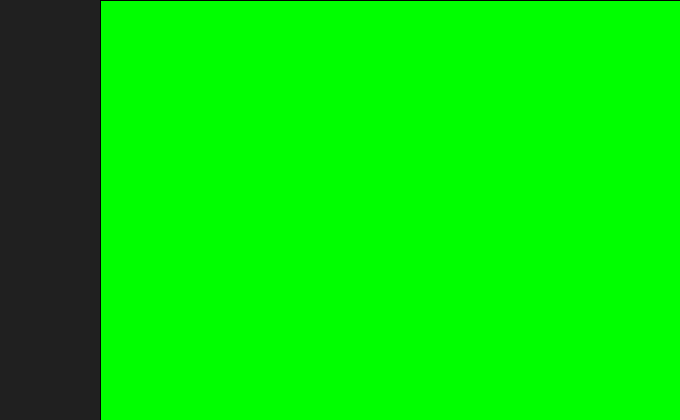
Frame 1 (no input)
Frame 60 (the mouse pressed at the canvas centre just before this capture): identical to frame 1, image omitted
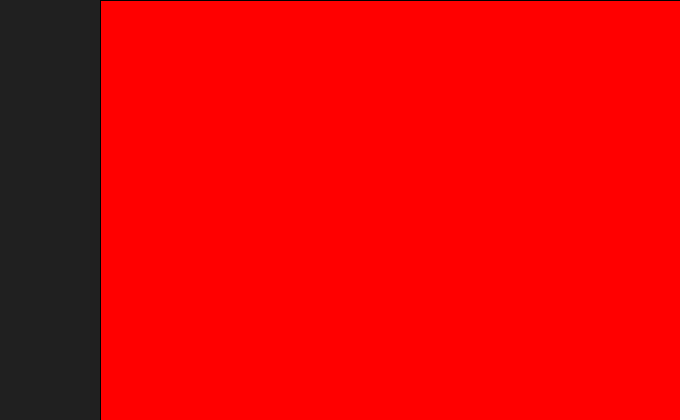
Frame 120 (the mouse held since frame 60 and released just before this capture)

The Processing sketch that drew these frames (run headless with seeded random() and noise(); from frame 60 on, the mouse is pressed at the canvas centre):

// Processing sketch: sketch_02_01_Regions
// ── sketch_02_01_Regions.pde
// 1. An int is short for integer. It is a primitive data type
//    in Java designed to hold whole numbers that have no
//    decimal point. You can name your integer variable whatever
//    you want, so I've named this one 'x1'.
int x1 = 100;

void setup() {
  size(680, 420);
  background(32);
  
  // 2. There are four rectMode possibilities:
  //    CENTER treats w/2 and h/2 as the rectangle's pivot / registration point,
  //           and draws -w/2, +w/2, -h/2, +h/2 dimensions from there.
  //    CORNER (default) treats the top left corner as the rectangle's pivot
  //                     and draws w and h dimensions from there.
  //    CORNERS draws the top left corner and the bottom right corner.
  //    RADIUS treats w/2 and h/2 as the rectangle's pivot / registration point,
  //           and draws -w, +w, -h, +h dimensions from there.
  rectMode(CORNERS);
}

void draw() {
  background(32);
  
  // 3. Remember graphing linear inequalities in math class?
  //    This is the same idea. the if() { } else { } syntax
  //    checks to see if a condition is true or false, and
  //    performs one action if so, another if not. The condition
  //    in this case is whether the mouse's x-position, mouseX
  //    is greater than x1, the same variable used later to 
  //    draw the button's left side. You can use println() to
  //    debug if you are unsure whether or not the condition
  //    your writing code for ever gets met or not.
  println(mouseX);
  println(mouseX > x1);
  
  // 4. The equality operator is '==' because '=' is already used
  //    for the assignment operator. The inequality operator is '!='.
  //    You do not have to explicitly say mouseX > x1 != false, or
  //    the below, you can just say mouseX > x1.
  if(mouseX > x1 == true) {
    fill(255, 0, 0);
  } else {
    fill(0, 255, 0);
  }
  rect(x1, 0, width, height);
}
